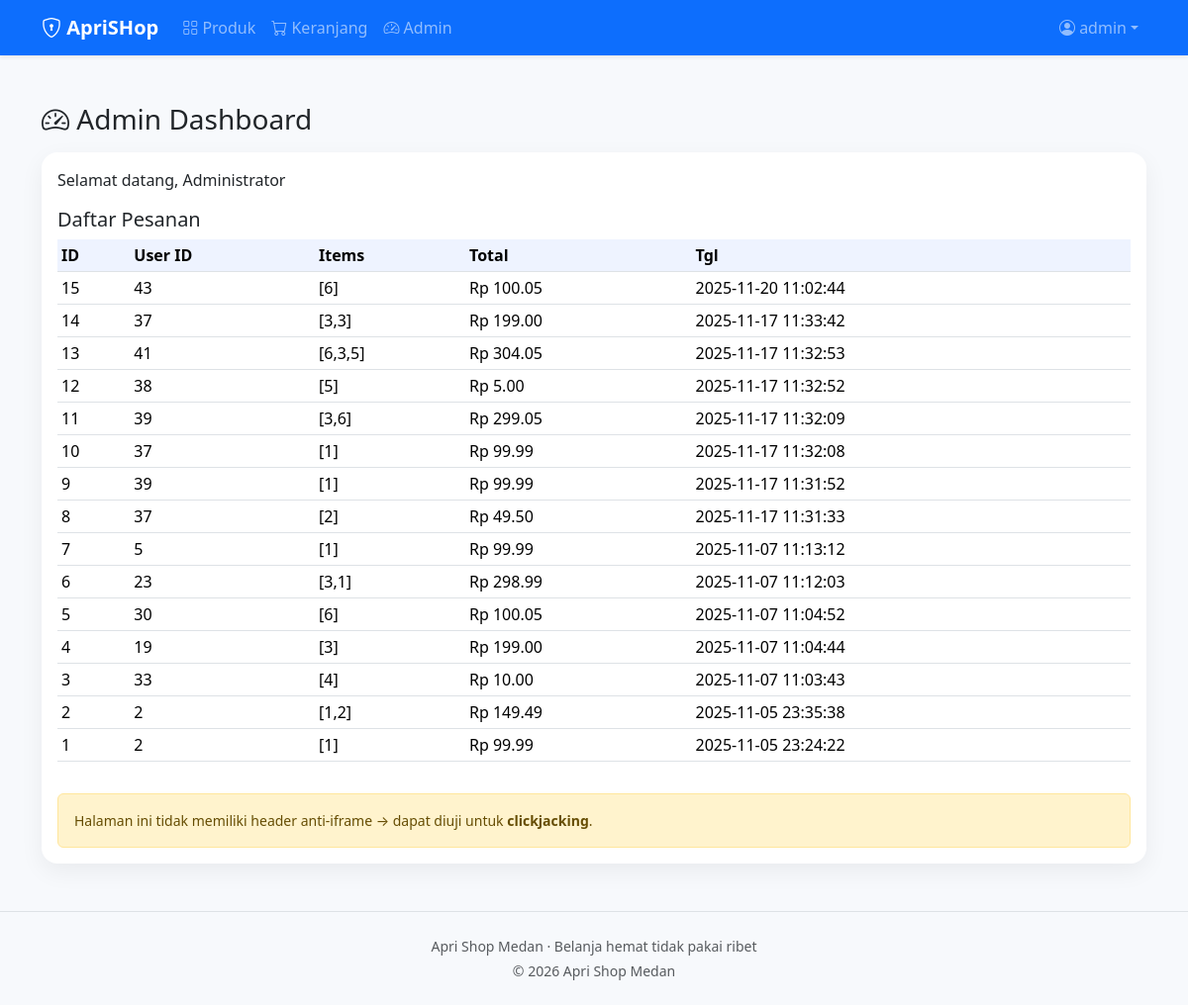
Screenshot of /web-vuln/admin_dashboard-2.php (signed in) with the database file from the repository.
### tables this page shows
CREATE TABLE `orders` (
  `id` int(11) NOT NULL,
  `user_id` int(11) DEFAULT NULL,
  `items` text DEFAULT NULL,
  `total` decimal(10,2) DEFAULT NULL,
  `created_at` datetime DEFAULT current_timestamp()
);

### web-vuln/admin_dashboard-2.php (the view, shortened to what this page needs)
<?php
require 'db.php'; require 'layout.php';
?>
<main class="container my-5">
  <h3 class="mb-3"><i class="bi bi-speedometer2"></i> Admin Dashboard</h3>
  <div class="card card-v">
    <div class="card-body">
      <p class="mb-3">Selamat datang, <?php echo $_SESSION['user']['fullname'];  ?></p>
      <h5>Daftar Pesanan</h5>
      <div class="table-responsive">
        <table class="table table-sm align-middle">
          <thead><tr><th>ID</th><th>User ID</th><th>Items</th><th>Total</th><th>Tgl</th></tr></thead>
          <tbody>
            <?php $res = $mysqli->query("SELECT * FROM orders ORDER BY created_at DESC");
            while($o = $res->fetch_assoc()): ?>
              <tr>
                <td><?= $o['id'] ?></td>
                <td><?= $o['user_id'] ?></td>
                <td><?= $o['items']  ?></td>
                <td>Rp <?= number_format($o['total'],2) ?></td>
                <td><?= $o['created_at'] ?></td>
              </tr>
            <?php endwhile; ?>
          </tbody>
        </table>
      </div>
      <div class="alert alert-warning small mt-3 mb-0">
        Halaman ini tidak memiliki header anti-iframe &rarr; dapat diuji untuk <b>clickjacking</b>.
      </div>
    </div>
  </div>
</main>

### web-vuln/theme.css (style rules this page uses)
:root { --brand-grad: linear-gradient(135deg,#5B8CFF 0%, #7AE1FF 100%); }
body { background: #f7f9fc; }
.card-v { border: none; border-radius: 1rem; box-shadow: 0 8px 24px rgba(0,0,0,.06); }
.table thead th { background:#eef3ff; }

### rows the page displays
orders: id "15", user "43", items "[6]", total "100.05", created_at "2025-11-20 11:02:44"
orders: id "14", user "37", items "[3,3]", total "199.00", created_at "2025-11-17 11:33:42"
orders: id "13", user "41", items "[6,3,5]", total "304.05", created_at "2025-11-17 11:32:53"
orders: id "12", user "38", items "[5]", total "5.00", created_at "2025-11-17 11:32:52"
orders: id "11", user "39", items "[3,6]", total "299.05", created_at "2025-11-17 11:32:09"
orders: id "10", user "37", items "[1]", total "99.99", created_at "2025-11-17 11:32:08"
orders: id "9", user "39", items "[1]", total "99.99", created_at "2025-11-17 11:31:52"
orders: id "8", user "37", items "[2]", total "49.50", created_at "2025-11-17 11:31:33"
orders: id "7", user "5", items "[1]", total "99.99", created_at "2025-11-07 11:13:12"
orders: id "6", user "23", items "[3,1]", total "298.99", created_at "2025-11-07 11:12:03"
orders: id "5", user "30", items "[6]", total "100.05", created_at "2025-11-07 11:04:52"
orders: id "4", user "19", items "[3]", total "199.00", created_at "2025-11-07 11:04:44"
orders: id "3", user "33", items "[4]", total "10.00", created_at "2025-11-07 11:03:43"
orders: id "2", user "2", items "[1,2]", total "149.49", created_at "2025-11-05 23:35:38"
orders: id "1", user "2", items "[1]", total "99.99", created_at "2025-11-05 23:24:22"

### other values shown
$_SESSION['user']['username'] "admin"
$_SESSION['user']['fullname'] "Administrator"
